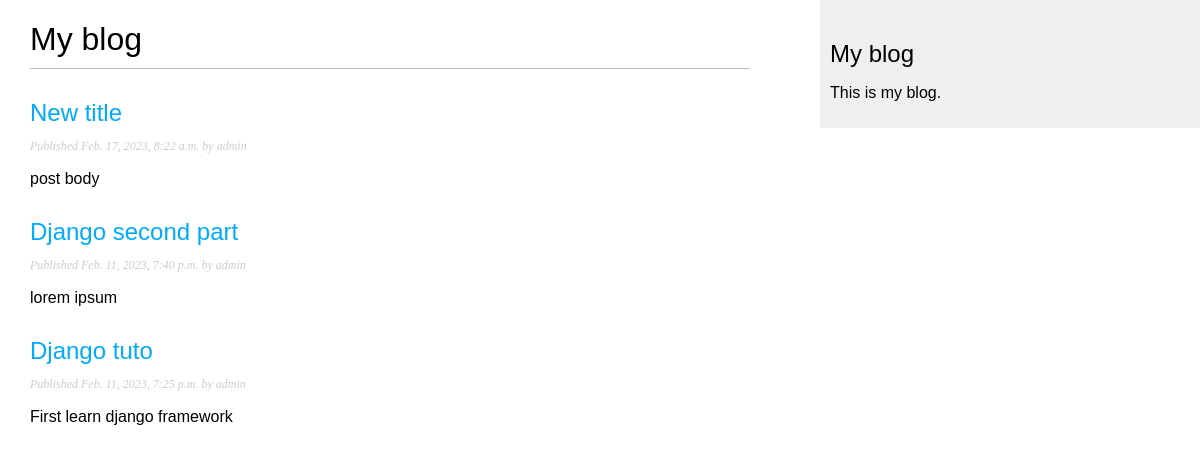
Screenshot of /blog/ with the database file from the repository.
### blog/models.py (models this page shows, shortened)
class Post(models.Model):
   class Status(models.TextChoices):
      DRAFT='DF','Draft'
      PUBLISHED='PB','Published'
   title = models.CharField(max_length=250)
   slug = models.SlugField(max_length=250)
   author = models.ForeignKey(User, on_delete=models.CASCADE, related_name='blog_posts')
   body = models.TextField()
   publish = models.DateTimeField(default=timezone.now)
   created = models.DateTimeField(auto_now_add=True)
   updated = models.DateTimeField(auto_now=True)
   status = models.CharField(max_length=2, choices=Status.choices, default=Status.DRAFT)
   objects = models.Manager()
   published = PublishedManager()
   class Meta:
      ordering = ['-publish']
      indexes = [
         models.Index(fields=['-publish']),
      ]

### blog/views.py (the view)
# urls.py: path('', views.post_list, name='post_list'),
def post_list(request):
   posts = Post.objects.all()
   return render(request, 'blog/post/list.html', {'posts': posts})

### blog/templates/blog/post/list.html (shortened to what this page needs)
{% extends 'blog/base.html' %}
{% block content %}
<h1>My blog</h1>
{% for post in posts %}
<h2>
   <a href="{% url 'blog:post_detail' post.id %}">
      {{ post.title }}
   </a>
</h2>
<p class="date">
   Published {{ post.publish }} by {{ post.author }}
</p>
{{ post.body|truncatewords:30|linebreaks }}
{% endfor %}
{% endblock %}

### blog/templates/blog/base.html (shortened to what this page needs)
{% load static %}
<!DOCTYPE html>
<html lang="en">
<head>
   <link rel="stylesheet" href="{% static 'css/blog.css' %}">
</head>
<body>
   <div id="content">
      {% block content %}
      {% endblock %}
   </div>
   <div id="sidebar">
      <h2>My blog</h2>
      <p>This is my blog.</p>
   </div>
</body>
</html>

### blog/static/css/blog.css (style rules this page uses)
body { margin:0; padding:0; font-family:helvetica, sans-serif; }
a { color:#00abff; text-decoration:none; }
h1 { font-weight:normal; border-bottom:1px solid #bbb; padding:0 0 10px 0; }
h2 { font-weight:normal; margin:30px 0 0; }
#content { float:left; width:60%; padding:0 0 0 30px; }
#sidebar { float:right; width:30%; padding:10px; background:#efefef; height:100%; }
p.date { color:#ccc; font-family: georgia, serif; font-size: 12px; font-style: italic; }

### rows the page displays
Post: title "New title", publish "Feb. 17, 2023, 8:22 a.m.", author "admin", body "post body"
Post: title "Django second part", publish "Feb. 11, 2023, 7:40 p.m.", author "admin", body "lorem ipsum"
Post: title "Django tuto", publish "Feb. 11, 2023, 7:25 p.m.", author "admin", body "First learn django framework"
